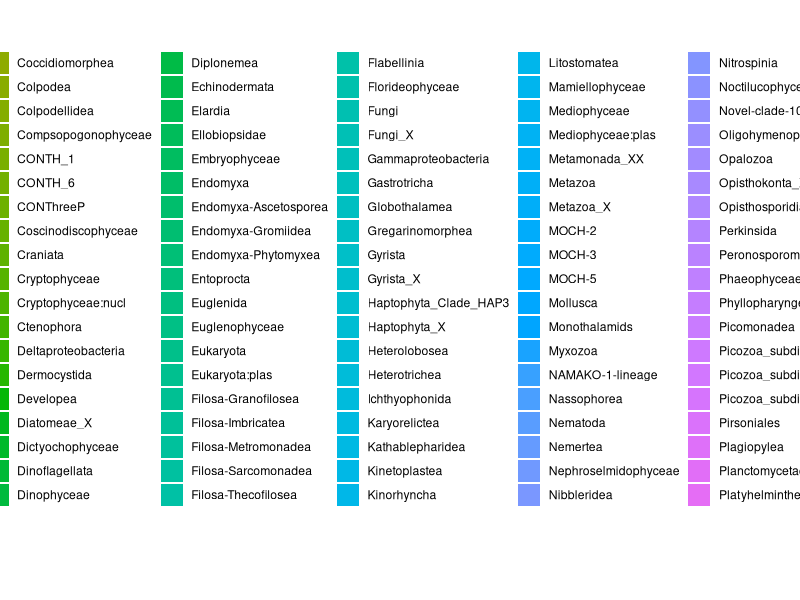

Write R code to recreate this figure.
## ---- chunk 1
library(readr)
library(dplyr)
library(tidyr)
library(ggplot2)
## ---- chunk 2
# 1. skip the first comment line
counts <- read_tsv("../output/eDNA_mapping/V9-table-level5.tsv", skip = 1) # 1. skip the first comment line
## ---- chunk 3

names(counts)[1] <- "taxon"

# 2. Shorten each name to its last named level
#    "d__Eukaryota;sgr__Obazoa;dv__Opisthokonta;dvs__Metazoa;c__Arthropoda" -> "Arthropoda"
counts$taxon <- gsub(";__", "", counts$taxon)        # drop empty levels
counts$taxon <- sub(".*;", "", counts$taxon)         # keep the last level
counts$taxon <- sub("^[a-z]+__", "", counts$taxon)   # drop the "c__" prefix

# 3. Make it "long": one row per sample per taxon
long <- counts %>%
  pivot_longer(-taxon, names_to = "sample", values_to = "reads")

# 4. Turn read counts into percent of each sample's reads
long <- long %>%
  group_by(sample) %>%
  mutate(percent = 100 * reads / sum(reads)) %>%
  ungroup()

# 5. Keep the 10 most common groups; lump the rest into "Other"
top10 <- long %>%
  group_by(taxon) %>%
  summarise(total = sum(percent)) %>%
  slice_max(total, n = 10) %>%
  pull(taxon)

long$taxon <- ifelse(long$taxon %in% top10, long$taxon, "Other")

# 6. Add the site, taken from the sample name ("Site1a_S83" -> "Site1")
long$site <- substr(long$sample, 1, 5)

# 7. Plot
ggplot(long, aes(x = sample, y = percent, fill = taxon)) +
  geom_col() +
  facet_wrap(~ site, scales = "free_x") +
  labs(x = "Sample", y = "Percent of reads", fill = "Group") +
  theme_bw() +
  theme(axis.text.x = element_text(angle = 45, hjust = 1))
